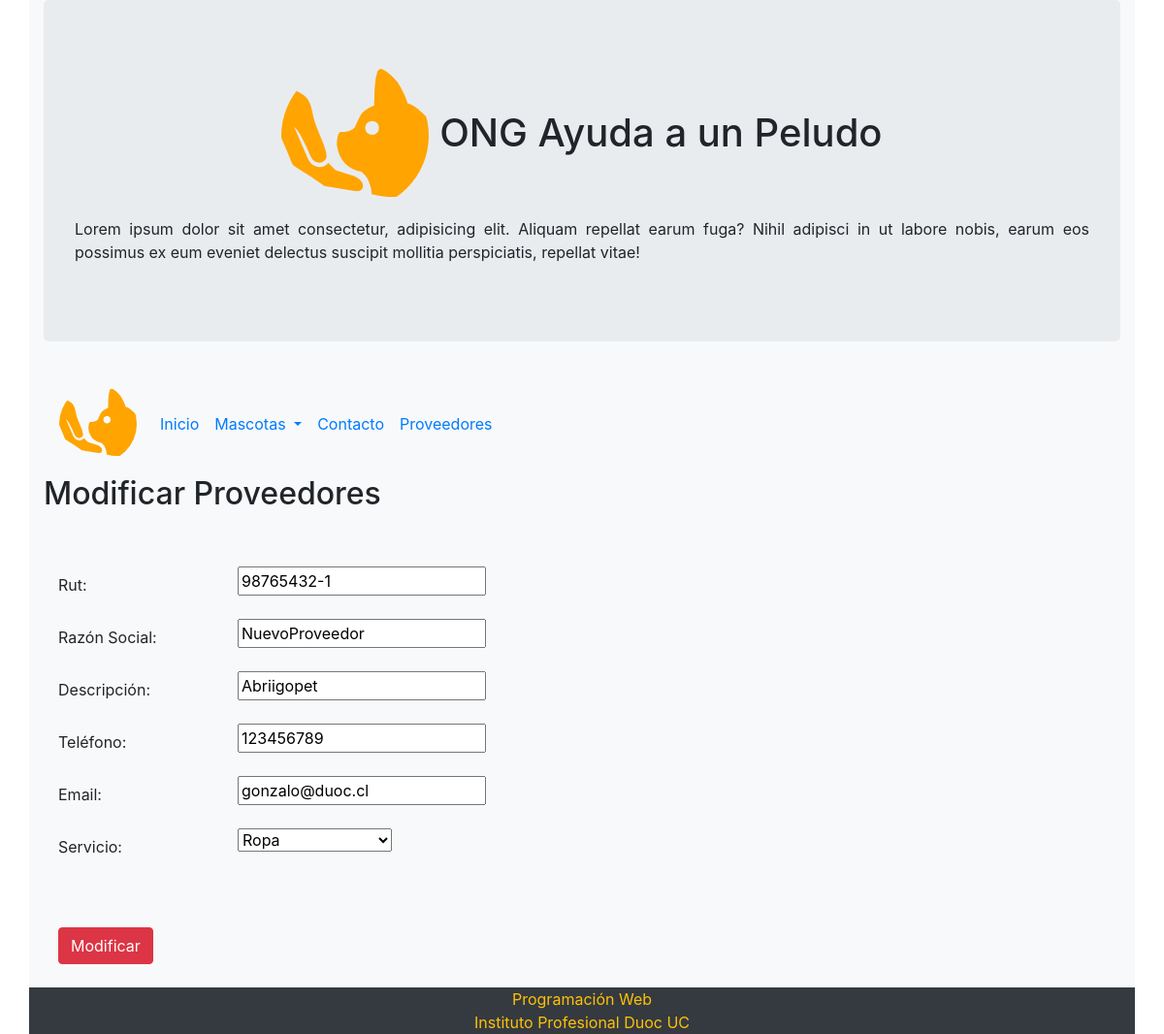
The app's page /modificar/5 with its own data.
### core/models.py (models this page shows, shortened)
class Proveedor(models.Model):
    rut=models.CharField(max_length=20)
    razon_social=models.CharField(max_length=50)
    descripcion=models.CharField(max_length=100)
    telefono=models.CharField(max_length=15)
    email=models.CharField(max_length=50)
    servicio=models.ForeignKey(Servicio, on_delete=models.CASCADE)

### core/views.py (the view, shortened to what this page needs)
# urls.py: path('modificar/<id>', modificar_proveedores , name="modificar"),
def modificar_proveedores(request,id):
    proveedores = get_object_or_404(Proveedor, id=id)
    data = {
        'form': ProveedorForm(instance=proveedores)
    }
    return render(request, 'core/modificar_proveedor.html', data)

### core/forms.py
class ProveedorForm(forms.ModelForm):
    class Meta:
        model=Proveedor
        fields='__all__'

### core/models.py (called while the page is built)
    def __str__(self):
        return self.nombre_servicio

### core/templates/core/modificar_proveedor.html (shortened to what this page needs)
<!DOCTYPE html>
<html lang="es">
<head>
    {% load static %}
    <link rel="stylesheet" href="https://maxcdn.bootstrapcdn.com/bootstrap/4.5.2/css/bootstrap.min.css">
    <link rel="stylesheet" href="static/css/estilo.css">
    <link href="{% static 'css/estilo_tabla.css' %}" rel="stylesheet" />
</head>
<body>
    <div class="container bg-light d-flex flex-column sticky-footer-wrapper min-vh-100">
        <header class="jumbotron">
            <h1 class="text-center">
                <img src="{% static '/img/logo.png' %}" class="rounded-circle" alt="logo" />
                <span class="text-nowrap">ONG Ayuda a un Peludo</span>
            </h1>
            <p class="text-justify">
                Lorem ipsum dolor sit amet consectetur, adipisicing elit. Aliquam repellat earum fuga? Nihil adipisci in
                ut labore nobis, earum eos possimus ex eum eveniet delectus suscipit mollitia perspiciatis, repellat
                vitae!
            </p>
        </header>
        <nav class="navbar navbar-expand-md bg-light">
            <a class="navbar-brand" href="#">
                <img src="{% static '/img/logo.png' %}" class="rounded-circle" width="80" alt="Logo" />
            </a>
            <ul class="navbar-nav">
                <li class="nav-item active">
                    <a class="nav-link" href="/home/">Inicio</a>
                </li>
                <li class="nav-item dropdown">
                    <a class="nav-link dropdown-toggle" href="#" id="navbardrop" data-toggle="dropdown">
                        Mascotas
                    </a>
                </li>
                <li class="nav-item">
                    <a class="nav-link" href="/contacto/">Contacto</a>
                </li>
                <li class="nav-item">
                    <a class="nav-link" href="/proveedores/">Proveedores</a>
                </li>
            </ul>
        </nav>
        <h2>Modificar Proveedores</h2>
        <br>
        <form action="" method="POST">
            <div class="container">
                <br>
                <div class="form-group row">
                    <label class="col-sm-2 col-form-label">Rut:</label>
                    <div class="col-sm-4">
                        {{form.rut}}
                    </div>
                </div>
                <div class="form-group row">
                    <label class="col-sm-2 col-form-label">Razón Social:</label>
                    <div class="col-sm-4">
                        {{form.razon_social}}
                    </div>
                </div>
                <div class="form-group row">
                    <label class="col-sm-2 col-form-label">Descripción:</label>
                    <div class="col-sm-4">
                        {{form.descripcion}}
                    </div>
                </div>
                <div class="form-group row">
                    <label class="col-sm-2 col-form-label">Teléfono:</label>
                    <div class="col-sm-4">
                        {{form.telefono}}
                    </div>
                </div>
                <div class="form-group row">
                    <label class="col-sm-2 col-form-label">Email:</label>
                    <div class="col-sm-4">
                        {{form.email}}
                    </div>
                </div>
                <div class="form-group row">
                    <label class="col-sm-2 col-form-label">Servicio:</label>
                    <div class="col-sm-4">
                        {{form.servicio}}
                    </div>
                </div>
                <br><br>
                <input type="submit" class="btn btn-danger" value="Modificar" />
            </div>
        </form>
        <br>
        <footer>
            <div class="row bg-dark">
                <div class="col-12 text-center text-warning">
                    Programación Web<br />
                    Instituto Profesional Duoc UC
                </div>
            </div>
        </footer>
    </div>
</body>
</html>

### records on screen
Proveedor: rut "98765432-1", razon_social "NuevoProveedor", descripcion "Abriigopet", telefono "123456789", email "gonzalo@duoc.cl", servicio "Ropa"
